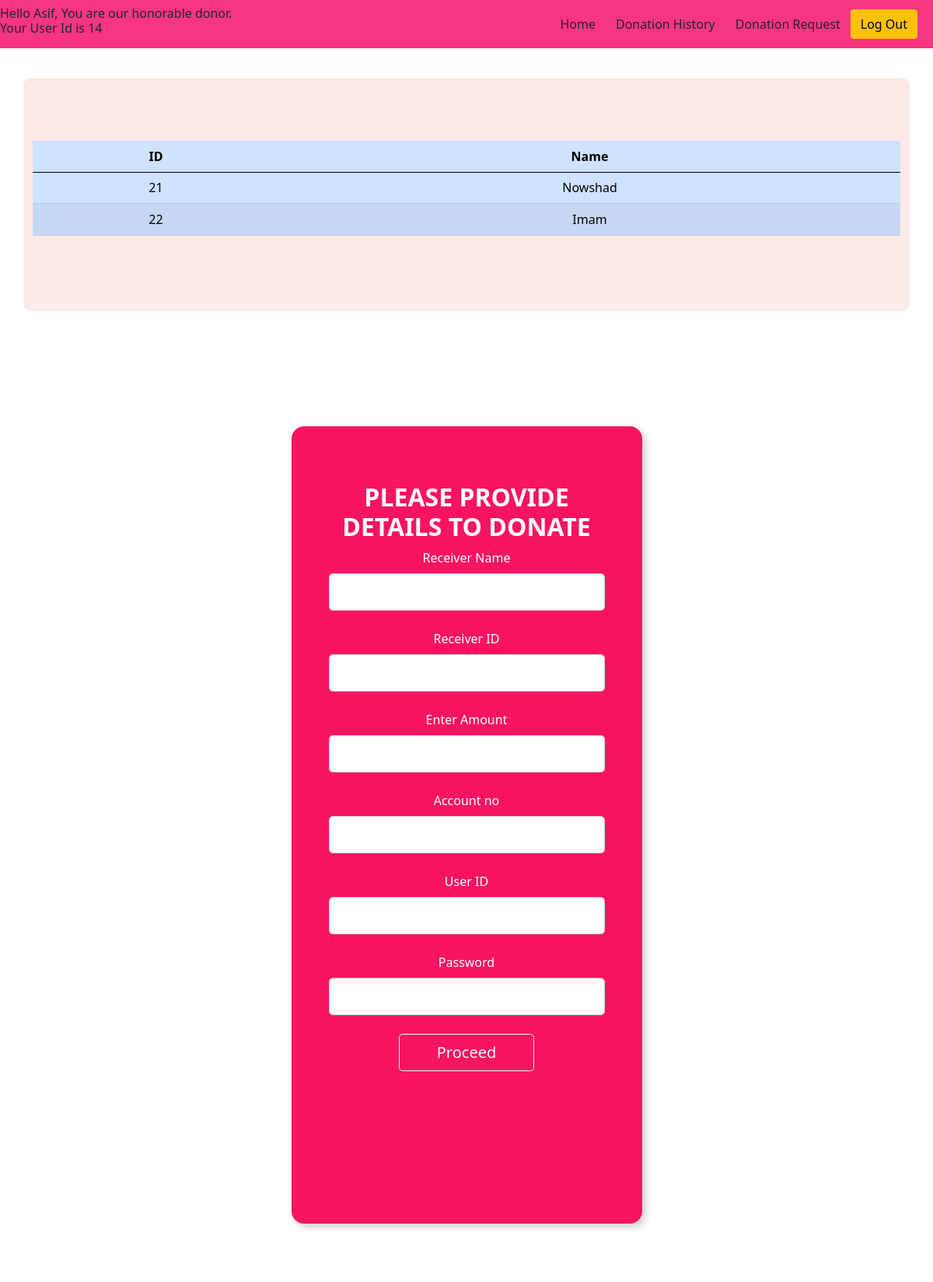
The app's page /donor_dashboard2.php (signed in) with its own data.
### tables this page shows
CREATE TABLE `users` (
  `user_id` int(11) NOT NULL,
  `user_first_name` varchar(30) NOT NULL,
  `user_last_name` varchar(30) NOT NULL,
  `user_password` varchar(100) NOT NULL,
  `user_type` varchar(30) DEFAULT NULL,
  `user_email` varchar(255) DEFAULT NULL
);

### donor_dashboard2.php (the view, shortened to what this page needs)
<?php
include("connection.php");
?>
<!DOCTYPE html>
<html lang="en">
<head>
    <link href="https://cdn.jsdelivr.net/npm/bootstrap@5.0.2/dist/css/bootstrap.min.css" rel="stylesheet">
    <link rel="stylesheet" href="style.css">
    <link rel="stylesheet" href="login.css">
</head>
<body>
<div>
<nav class="navbar navbar-expand-lg navbar-light navbar-custom fixed-top">
<h6>Hello <?php echo $_SESSION['user_first_name'] ?>, You are our honorable donor. Your User Id is  <?php echo $_SESSION['user_id'] ?> </h6>
      <div class="container-fluid">
        <div
          class="collapse navbar-collapse justify-content-end"
          id="navbarScroll"
        >
          <ul
            class="navbar-nav me-2 my-2 my-lg-0 navbar-nav-scroll"
            style="--bs-scroll-height: 100px"
          >
            <li class="nav-item nav-text">
              <a href="donor_dashboard.php" class="btn" role="button">Home</a>
            </li>
            <li class="nav-item nav-text">
              <a href="donation_history.php" class="btn" role="button">Donation History</a>
            </li>
            <li class="nav-item nav-text">
              <a href="donation_request.php" class="btn" role="button">Donation Request</a>
            </li>
            <li class="nav-item">
              <a href="logout.php" class="btn btn-warning" role="button"
                >Log Out</a>
            </li>
          </ul>
        </div>
      </div>
    </nav>
</div>
<div class="container d-flex align-items-center justify-content-center color-bg text-center" id="whoweare">
<table class="table table-striped table-primary" >
  <thead>
    <tr >
    <th scope="col " class="text-center">ID</th>
    <th scope="col " class="text-center">Name</th>
    </tr>
  </thead>
  <tbody>
    <tr class="td-text">
    <?php
      $sql= "SELECT user_id,user_first_name FROM users WHERE user_type='receiver'";
      $res=mysqli_query($conn, $sql);
      while ($row= mysqli_fetch_assoc($res)){
        echo "<tr><td>{$row["user_id"]}</td><td>{$row["user_first_name"]}</td></tr>";
      }
      echo "</table>";
    ?>
</div>
<section class="vh-150 gradient-custom">
        <div class="container py-5 h-100">
          <div class="row d-flex justify-content-center align-items-center h-100">
            <div class="col-12 col-md-8 col-lg-6 col-xl-5">
              <div class="card bg-custom text-white" style="border-radius: 1rem;">
                <div class="card-body p-5 text-center">
                  <div class="mb-md-5 mt-md-4 pb-5">
                    <h2 class="fw-bold mb-2 text-uppercase">Please provide details to donate</h2>
                    <form action="donor_dashboard2.php" method="POST">
                    <div class="form-outline form-white mb-4">
                      <label class="form-label" for="Text">Receiver Name</label>
                      <input type="text" id="receiver_name" class="form-control form-control-lg" name="receiver_name" value ="<?php if (isset($_POST['submit'])){echo $receiver_name ;}?>" />
                    </div>
                    <div class="form-outline form-white mb-4">
                      <label class="form-label" for="receiver_id">Receiver ID</label>
                      <input type="number" id="receiver_id" class="form-control form-control-lg" name="receiver_id" value ="<?php if (isset($_POST['submit'])){echo $receiver_id ;}?>" />
                    </div>
                    <div class="form-outline form-white mb-4">
                      <label class="form-label" for="amount">Enter Amount</label>
                      <input type="number" id="amount" class="form-control form-control-lg" name="amount" value ="<?php if (isset($_POST['submit'])){echo $amount ;}?>" />
                    </div>
                    <div class="form-outline form-white mb-4">
                      <label class="form-label" for="account_no">Account no</label>
                      <input type="number" id="account_no" class="form-control form-control-lg" name="account" value ="<?php if (isset($_POST['submit'])){echo $account ;}?>" />
                    </div>
                    <div class="form-outline form-white mb-4">
                      <label class="form-label" for="user_id">User ID</label>
                      <input type="number" id="user_id" class="form-control form-control-lg" name="user_id" value ="<?php if (isset($_POST['submit'])){echo $user_id ;}?>" />
                    </div>
                    <div class="form-outline form-white mb-4">
                      <label class="form-label" for="typePasswordX">Password</label>
                      <input type="password" id="typePasswordX" class="form-control form-control-lg"name="user_password" />
                    </div>
                    <button class="btn btn-outline-light btn-lg px-5" type="submit" name="submit">Proceed</button>
                    </form>
                    <div class="d-flex justify-content-center text-center mt-4 pt-1">
                      <a href="#!" class="text-white"><i class="fab fa-twitter fa-lg mx-4 px-2"></i></a>
                    </div>
                  </div>
                </div>
              </div>
            </div>
          </div>
        </div>
</section>
</body>
</html>

### style.css (style rules this page uses)
.navbar-custom { background-color: #f83680; }
.container { margin-bottom: 100px; }
.color-bg { background-color: #fceae8; border-radius: 10px; }
.card { border: none; box-shadow: 5px 5px 10px lightgrey; }
#whoweare { height: 300px; }

### login.css (style rules this page uses)
.gradient-custom { background: rgb(245, 61, 91); background: -webkit-linear-gradient(to right, rgba(106, 17, 203, 1), rgba(37, 117, 252, 1)); background: white }
.bg-custom { background-color:rgb(249, 20, 96); }

### records on screen
users: user_id "21", user_first_name "Nowshad"
users: user_id "22", user_first_name "Imam"

### other values on screen
$_SESSION['user_first_name'] "Asif"
$_SESSION['user_id'] "14"
